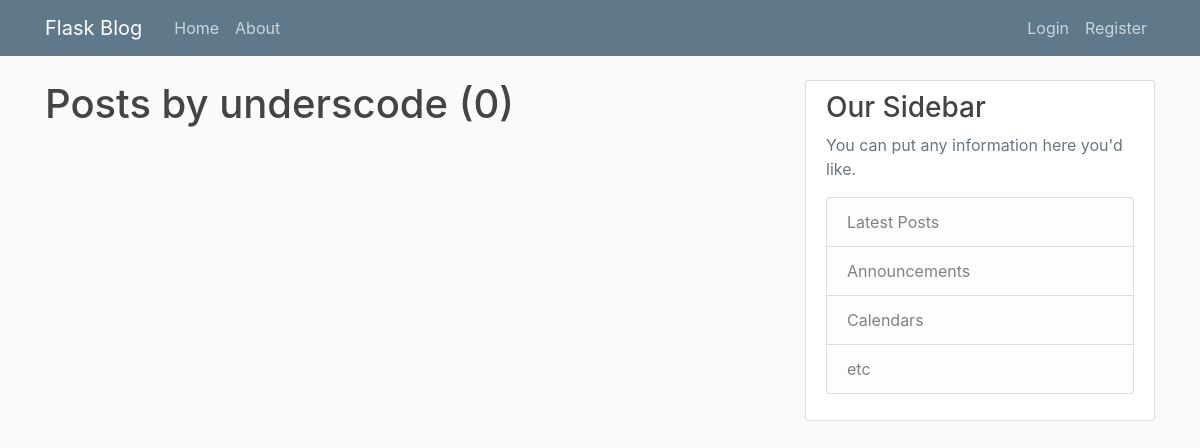
The page /user/underscode on the database as committed earlier.
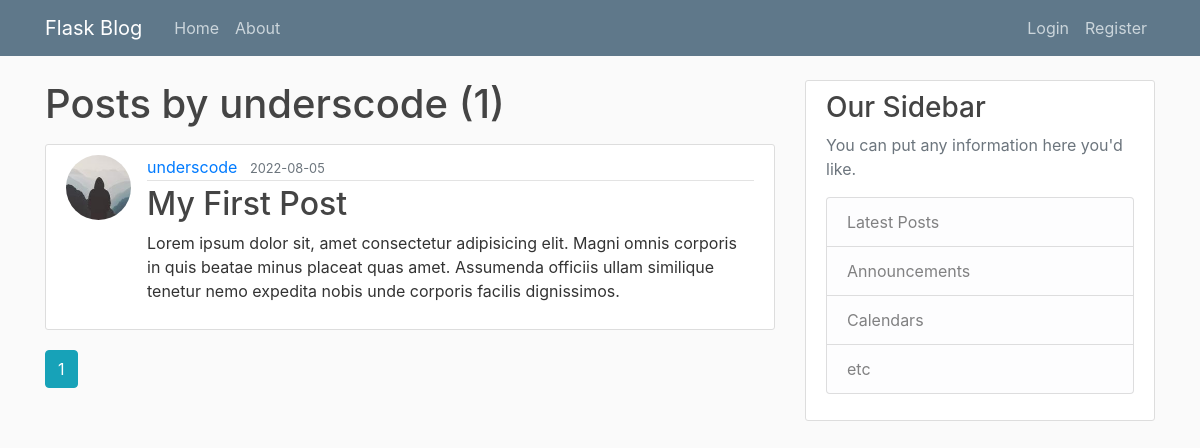
The same page on the database as committed later.
### flaskblog/models.py (models this page shows, shortened)
class Post(db.Model):
    id = db.Column(db.Integer, primary_key=True)
    title = db.Column(db.String(100), nullable=False)
    date_posted = db.Column(
        db.DateTime, nullable=False, default=datetime.utcnow)
    content = db.Column(db.Text, nullable=False)
    user_id = db.Column(db.Integer, db.ForeignKey('user.id'), nullable=False)

class User(db.Model, UserMixin):
    id = db.Column(db.Integer, primary_key=True)
    username = db.Column(db.String(20), unique=True, nullable=False)
    email = db.Column(db.String(120), unique=True, nullable=False)
    image_file = db.Column(
        db.String(20), nullable=False, default='default.jpg')
    password = db.Column(db.String(60), nullable=False)
    posts = db.relationship('Post', backref='author', lazy=True)

### flaskblog/routes.py (the view)
@app.route('/user/<string:username>')
def user_posts(username):
    page = request.args.get('page', 1, type=int)
    user = User.query.filter_by(username=username).first_or_404()
    posts = Post.query.filter_by(author=user)\
        .order_by(Post.date_posted.desc())\
        .paginate(page=page, per_page=5)
    return render_template('user_posts.html', posts=posts, user=user)

### flaskblog/templates/user_posts.html
{% extends "base.html" %}
{% block content %}
<h1 class="mb-3">Posts by {{ user.username }} ({{ posts.total }})</h1>
{% for post in posts.items %}
<article class="media content-section">
    <img src="{{ url_for('static', filename='profile_pics/' + post.author.image_file) }}" alt="Picture" class="rounded-circle article-img">
    <div class="media-body">
        <div class="article-metadata">
            <a class="mr-2" href="{{ url_for('user_posts', username=post.author.username) }}">{{ post.author.username }}</a>
            <small class="text-muted">{{ post.date_posted.strftime('%Y-%m-%d') }}</small>
        </div>
        <h2><a class="article-title" href="{{ url_for('post', post_id=post.id) }}">{{ post.title }}</a></h2>
        <p class="article-content">{{ post.content }}</p>
    </div>
</article>
{% endfor %}
{% for page_num in posts.iter_pages(left_edge=1, right_edge=1, left_current=1, right_current=2) %}
    {% if page_num %}
        {% if posts.page == page_num %}
            <a class="btn btn-info mb-4" href="{{ url_for('user_posts', username=user.username, page=page_num) }}">{{ page_num }}</a>
        {% else %}
            <a class="btn btn-outline-info mb-4" href="{{ url_for('user_posts', username=user.username, page=page_num) }}">{{ page_num }}</a>
        {% endif %}
    {% else %}
    ...
    {% endif %}
{% endfor %}
{% endblock %}

Rows that differ between the two databases and show on the page:
added Post: image_file (picture), author.username "underscode", date_posted "2022-08-05", title "My First Post", content "Lorem ipsum dolor sit, amet consectetur adipisicing elit. Magni omnis corporis in quis beatae minus placeat quas amet. Assumenda officiis ullam similique tenetur nemo expedita nobis unde corporis facilis dignissimos."
Other text that changed with them:
{{ posts.total }}: "0" → "1"
new list line: "1"
